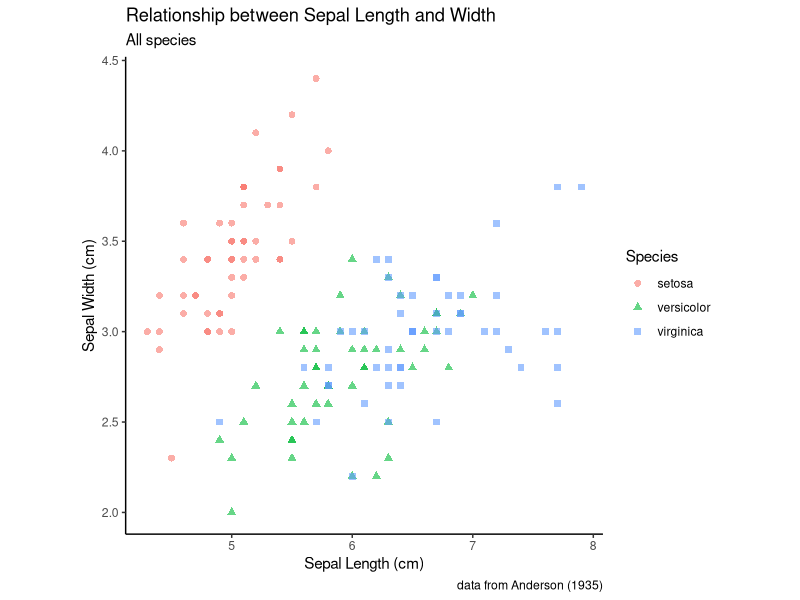

Recreate this plot in R.
## ---- chunk 1
library(ggplot2)


sepal.labels <- labs(x = "Sepal Length (cm)", y = "Sepal Width (cm)",
                     title = "Relationship between Sepal Length and Width",
                     caption = "data from Anderson (1935)")
my.theme <- theme_classic()  + theme(aspect.ratio = 1)

all.sepals <- ggplot(iris, aes(x = Sepal.Length, y = Sepal.Width))

all.sepals + 
  geom_point(aes(color = Species, shape = Species), size = 2, alpha = 0.6) +
  sepal.labels + labs(subtitle = "All species") +
  my.theme
